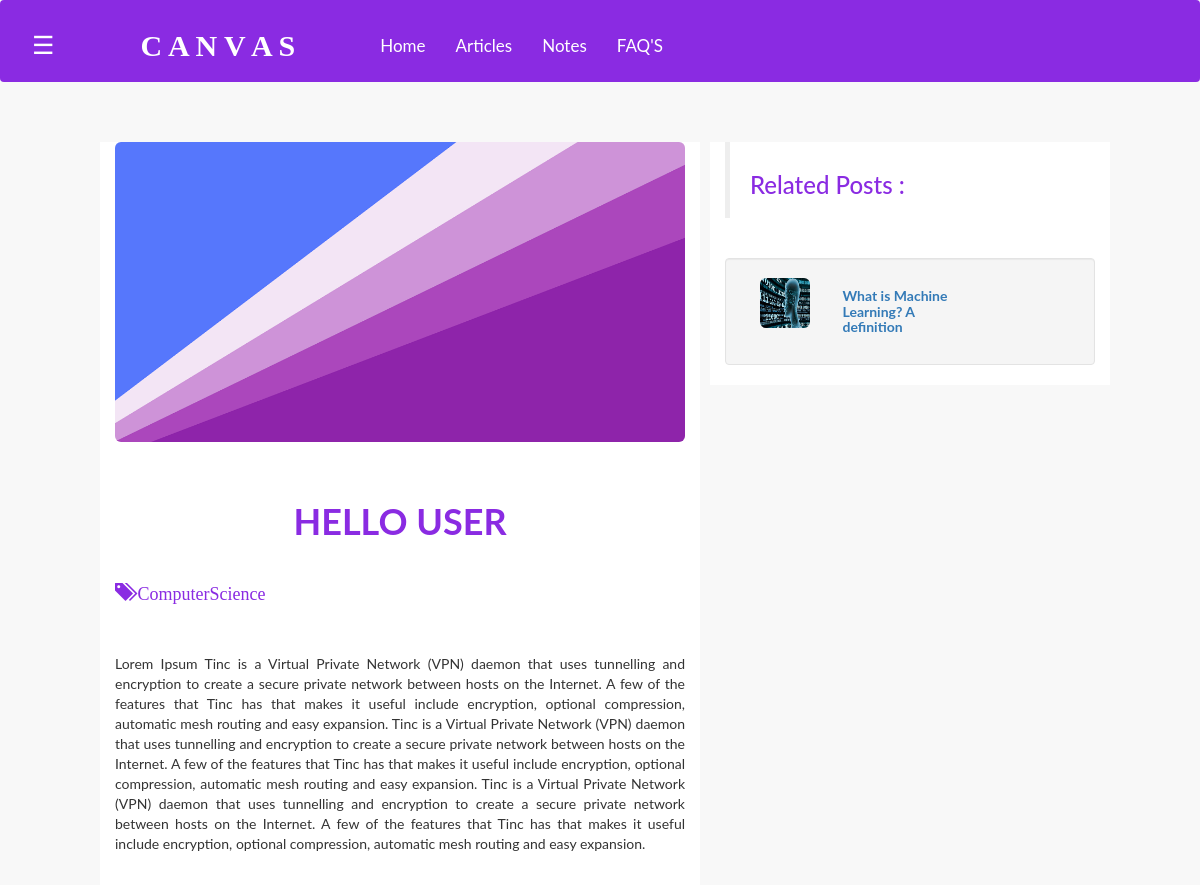
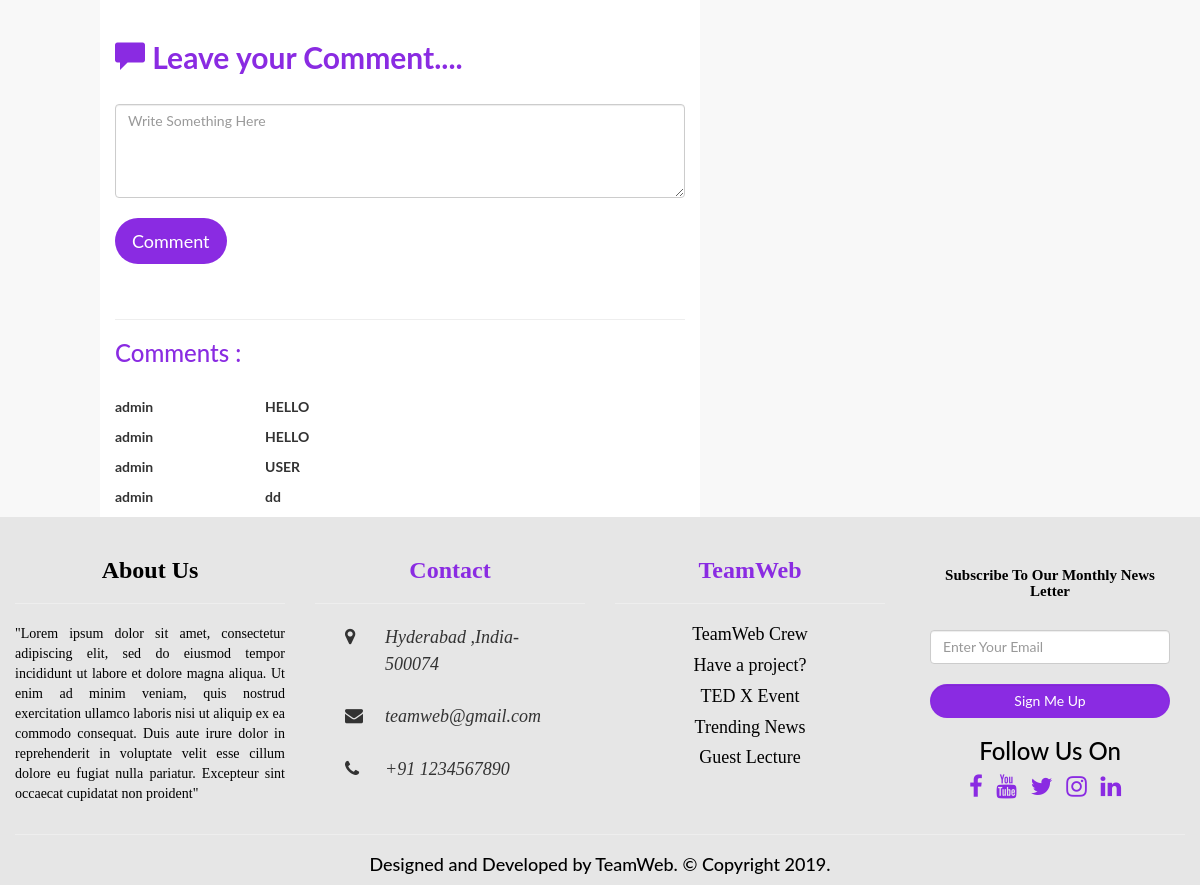
/db.php?val=1 (signed in), run on the app's committed database (2 pictures, top to bottom).
### tables this page shows
CREATE TABLE `articles` (
  `aid` int(11) NOT NULL,
  `posted` varchar(45) NOT NULL,
  `head` varchar(100) NOT NULL,
  `description` text NOT NULL,
  `uid` int(11) NOT NULL,
  `category` varchar(56) NOT NULL,
  `articleimg` varchar(400) NOT NULL,
  `date` datetime NOT NULL DEFAULT CURRENT_TIMESTAMP
);

CREATE TABLE `comments` (
  `cid` int(11) NOT NULL,
  `uid` int(11) NOT NULL,
  `comment` varchar(500) NOT NULL,
  `aid` int(11) NOT NULL
);

### post.php (the view, shortened to what this page needs)
<?php include 'header.php';
$qu="SELECT * FROM articles where aid=$r";
$exe=mysqli_query($con,$qu);
$fire=mysqli_fetch_array($exe);
$s="SELECT * FROM articles where category='".$fire['category']."' and aid !=$r";
$er=mysqli_query($con,$s);
$comm="SELECT * FROM comments c inner join articles a on c.uid=a.uid and c.aid=a.aid and a.aid=$r";
$res=mysqli_query($con,$comm);
?>
<html lang="en">
<head>
</head>
<body style="background-color: #f8f8f8">
	<br><br>
<div class="col-lg-6 col-lg-offset-1" style="background-color: #ffff">
	<img src="<?php echo $fire['articleimg'];?>" class="img-responsive img-rounded cx">
	<br><br>
	<article>
	<h1 class="text-center"><strong><?php echo $fire['head'];?></strong></h1>
	<br>
	<h4 style="font-family: cursive;"><p><strong><span class="glyphicon glyphicon-tags"></span></strong> <?php echo $fire['category'];?></p></h4>
	<br><br>
	<p class="text-justify"><?php echo $fire['description'];?></p>
	<br><br>
	<h2><strong><span class="glyphicon glyphicon-comment"></span>    Leave your Comment....</strong></h2>
	<br>
	<form class="form-group" method="POST" action="db.php?sv=<?php echo $fire['aid'];?>">
	<textarea class="form-control" name="abc" rows=4 placeholder="Write Something Here"></textarea>
<br>
<input type="submit" class="btn btn-lg" value="Comment">
</form>
<br><hr>
<h3>Comments  :</h3>
<br>
<?php
foreach($res as $row)
{?>
<div class="row">
	<div class="col-lg-3">
	<p><strong><?php  echo $row['posted']; ?></strong></p>
	</div>
	<div class="col-lg-9">
	<p><strong><?php  echo $row['comment']; ?></strong></p>
	</div>
</div>
<?php
}
?>
</article>
	</div>
	<div class="col-lg-4 " style="background-color:#fff; margin-left:10px">
<blockquote><h3>Related Posts :</h3></blockquote>
<br>
<?php
foreach($er as $row)
{?>
<div class="col-lg-12 za well">
<div class="col-lg-3">
	<img src="<?php echo $row['articleimg'];?>" class="img-responsive img-rounded aa">
</div>
<div class="col-lg-6">
	<a href="db.php?val=<?php echo $row['aid']; ?>"><h5><strong><?php echo $row['head']?></h5></strong></a>
</div>
</div>
<br><hr>
<?php
}
?>
<br>
</div>
<br>
<?php include 'footer.php';?>
</body>
</html>

### db.php (shortened to what this page needs)
<?php
$con=mysqli_connect('localhost','root','','uploadf');
if(isset($_POST['file']))
{
		if(isset($_POST['select2'])&&isset($_POST['select1'])&&isset($_POST['select12']))
		{
					$des='images/'.basename($_FILES['filew']['name']);
					              $imgtype = strtolower(pathinfo($des,PATHINFO_EXTENSION));
					                   $cat=$_POST['select12'];
										$cat1=$_POST['select1'];
										$cat2=$_POST['select2'];
				move_uploaded_file($_FILES['filew']['tmp_name'], $des);
					$t=$_SESSION['id'];
					$sql1="INSERT into files(name,type,uid,category,ys,branch) values('$des','$imgtype',$t,'$cat','$cat2','$cat1')";
						$res1=mysqli_query($con,$sql1);
						require 'notesindex.php';
					}
					else{
							header("Location:notesindex.php?var=PLEASE SELECT ALL THE CATEGORY**");
						}
}
				elseif(isset($_GET['notes'])){
						require 'notesindex.php';
}
elseif(isset($_GET['art']))
{
require 'post_article.php';
}
elseif (isset($_GET['show'])) {
	$r=$_GET['show'];
	$sql="select * from files where category='$r'";
	$res=mysqli_query($con,$sql);
	require 'categorywise.php';
       }
       elseif (isset($_POST['sort'])) {
	$text=$_POST['search'];
	$sql="select * from files where name like '%$text%'or branch like '%$text%' or category like '%$text%' or ys like '%$text%'  ";
	$res1=mysqli_query($con,$sql);
	if($res1)
		require 'notesindex.php';
}
elseif(isset($_GET['a']))
{
	require 'article.php';
}
elseif(isset($_GET['faq']))
{
	require 'faq.php';
}
elseif(isset($_GET['home']))
{
	require 'index.php';
}
elseif(isset($_GET['notep']))
{
	header('Location:index.php?msg=Log in to View Notes');
	exit;
}
elseif(isset($_GET['val']))
{
	if(isset($_SESSION['id']))
	{
		$r=$_GET['val'];
	   require 'post.php';
	}
	else{
		header('location:index.php?msg=You must login to View Articles');
	    exit(0);
	}
}
elseif(isset($_GET['vs']))
{
	require 'vs.php';
}
elseif(isset($_GET['nvs']))
{
	require 'nvs.php';
}
elseif(isset($_GET['vt']))
{
	require 'vt.php';
}
elseif(isset($_GET['nvt']))
{
	require 'nvt.php';
}
elseif(isset($_GET['acc']))
{
	require 'profile.php';
}
elseif(isset($_GET['chat']))
{
	require 'chat.php';
}
elseif(isset($_GET['compose'])||isset($_GET['msg']))
{
	require 'compose.php';
}
elseif(isset($_GET['inbox']))
{
	require 'inbox.php';
}
elseif(isset($_GET['sent']))
{
	require 'sent.php';
}
elseif(isset($_GET['question']))
{
	$_SESSION['qid']=$_GET['question'];
	require 'question.php';
}
?>

### header.php (shortened to what this page needs)
<!doctype html>
<html lang="en">
<head>
	<link rel="stylesheet" type="text/css" href="C:\xampp\htdocs\college\css\bootstrap.css">
	<link rel="stylesheet" type="text/css" href="C:\xampp\htdocs\college\css\bootstrap.min.css">
	<link rel="stylesheet" href="https://maxcdn.bootstrapcdn.com/bootstrap/3.4.0/css/bootstrap.min.css">
	<link rel="stylesheet" href="https://cdnjs.cloudflare.com/ajax/libs/font-awesome/4.7.0/css/font-awesome.min.css">
</head>
<body>
	<nav class="navbar">
	  <div class="container-fluid">
		<div class="navbar-brand navbar-header">
			<?php
				if(isset($_SESSION['id']))
				{
			        echo '<div id="main">
						<span style="font-size:25px;cursor:pointer" onclick="openNav()">&#9776; </span>';
						if($_SESSION['role']=='admin')
						{
						include 'admin_header.php';
				    	}
				    	elseif($_SESSION['role']=='teacher')
				    	{
				    		include 'mem_head.php';
				    	}
				    	else
				    	{
				    		include 'stud_header.php';
				    	}
				    echo'</div>';
				}
			?>
		</div>
		<br>
		<div class="navbar-header">
			<p class="navbar-brand" style="font-family:Bahnschrift Light"><strong>C A N V A S</strong></p>
		</div>
		<ul class="nav navbar-nav">
		  <li class="<?php $t=isset($_GET['home'])?'active':''; echo $t;?>"><a href="db.php?home=1" id='c'>Home</a></li>
		  <li class="<?php $t=isset($_GET['a'])?'active':''; echo $t;?>"><a href="db.php?a=1" id='c'>Articles</a></li>
		  <li class="<?php $t=isset($_GET['notes'])?'active right':'right'; echo $t;?>"><a href="<?php $e=isset($_SESSION['id'])?'db.php?notes=1':'db.php?notep=1'; echo $e;?>" id="c">Notes</a></li>
		  <li class="<?php $t=isset($_GET['faq'])?'active':''; echo $t;?>"><a href="db.php?faq=1" id='c'>FAQ'S</a></li>
		</ul>
	  </div>
	</nav>
</body>

### admin_header.php (shortened to what this page needs)
<!DOCTYPE html>
<html>
<head>
</head>
<body>
</body>
</html>

### footer.php (shortened to what this page needs)
<footer>
	<div class="col-lg-12 cont">
		<div class="row">
			<div class="col-lg-3">
				<br>
				<h3 class="text-center text"><strong>About Us</strong></h3>
				<hr>
				<p class="text-justify text">"Lorem ipsum dolor sit amet, consectetur adipiscing elit, sed do eiusmod tempor incididunt ut labore et dolore magna aliqua. Ut enim ad minim veniam, quis nostrud exercitation ullamco laboris nisi ut aliquip ex ea commodo consequat. Duis aute irure dolor in reprehenderit in voluptate velit esse cillum dolore eu fugiat nulla pariatur. Excepteur sint occaecat cupidatat non proident"</p>
			</div>
			<div class="col-lg-3">
				<br>
				<h3 style="font-family:Bahnschrift Light; text-align:center"><strong>Contact</strong></h3>
				<hr>
				<div style="font-size:18px">
					<div class="container-fluid">
						<div class="col-lg-2">
							<i class="fa fa-map-marker"></i>
						</div>
						<div class="col-lg-10">
							<i style="font-family:Bahnschrift Light">Hyderabad ,India-500074</i>
						</div>
					</div>
				<br>
					<div class="container-fluid">
						<div class="col-lg-2">
							<i class="fa fa-envelope"></i>
						</div>
						<div class="col-lg-10">
							<i style="font-family:Bahnschrift Light">teamweb@gmail.com</i>
						</div>
					</div>
				<br>
					<div class="container-fluid">
						<div class="col-lg-2">
							<i class="fa fa-phone"></i>
						</div>
						<div class="col-lg-10">
							<i style="font-family:Bahnschrift Light">+91 1234567890</i>
						</div>
					</div>
				</div>
			</div>
			<div class="col-lg-3">
				<br>
				<h3 style="font-family:Bahnschrift Light; text-align:center"><strong>TeamWeb</strong></h3>
				<hr>
				<h4 class="footer_list"><a href="#">TeamWeb Crew</a></h4>
				<h4 class="footer_list"><a href="#">Have a project?</a></h4>
				<h4 class="footer_list"><a href="#">TED X Event</a></h4>
				<h4 class="footer_list"><a href="#">Trending News</a></h4>
				<h4 class="footer_list"><a href="#">Guest Lecture</a></h4>
			</div>
			<div class="col-lg-3 subscribe">
				<div class="col-lg-12">
					<h2 id="news"><strong>Subscribe To Our Monthly News Letter</strong></h2>
					<br>
					<form class="form-vertical" action="db.php" method="post">
						<input type="email" name="emails" class="form-control" placeholder="Enter Your Email" required>
						<br>
						<input type="submit" class="btn btn_web form-control" value="Sign Me Up" name="subscribe" onclick="r()">
					</form>
					<div class="text-center col-lg-12">
						<h3 style="color:black">Follow Us On</h3>
						<a href="https://www.facebook.com" target="_blank" style="color:#8a2be2"><i class="fa fa-facebook icon"></i></a>
						<a href="https://www.youtube.com/channel/UCF70NDTnxwcBrAKoWsjicug?view_as=subscriber" target="_blank" style="color:#8a2be2"><i class="fa fa-youtube icon"></i></a>
						<a href="#" style="color:#8a2be2"><i class="fa fa-twitter icon"></i></a>
						<a href="#" style="color:#8a2be2"><i class="fa fa-instagram icon"></i></a>
						<a href="#" style="color:#8a2be2"><i class="fa fa-linkedin icon"></i></a>
					</div>
				</div>
			</div>
		</div>
		<hr>
		<h4 align="center" style="color:black">Designed and Developed by TeamWeb. © Copyright 2019.</h4>
	</div>
</footer>

### header.php (style rules this page uses)
.footer_list { text-align:center; }
.footer_list a { font-family:Bahnschrift Light; color:#000000; text-decoration:none; }
.cont { background-color:#e6e6e6; background-size:cover; background-position:center; }
.text { color:black; font-family:Bahnschrift Light; }
.subscribe { padding-top:30px; }
#news { font-family:Bahnschrift Light; text-align:center; font-size:15px; color:#000000; }
.icon { font-size:24px; padding-right:10px; }
.btn_web { border-radius:30px; background-color:#8a2be2; color:white; }
.navbar { background-color:#8a2be2; }
.navbar-brand { color:white; font-size:30px; padding-right:70px; }
.nav.navbar-nav a { font-size:17px; color:white; }

### admin_header.php (style rules this page uses)
body { font-family: "Lato", sans-serif; }
#main { transition: margin-left .5s; padding: 16px; }

### post.php (style rules this page uses)
.btn { border-radius:30px; background-color:#8a2be2; color:white; }
h1,h4,h2,h3 { color: #8a2be2; }
.cx { width:600px; height:300px; }
.aa { width: 50px; height: 50px; }
.za { transition: transform .2s; }

### data on the page
articles: articleimg (picture), head "HELLO USER", category "ComputerScience", description "Lorem Ipsum Tinc is a Virtual Private Network (VPN) daemon that uses tunnelling and encryption to create a secure private network between hosts on the Internet. A few of the features that Tinc has that makes it useful include encryption, optional compression, automatic mesh routing and easy expansion. Tinc is a Virtual Private Network (VPN) daemon that uses tunnelling and encryption to create a secure private network between hosts on the Internet. A few of the features that Tinc has that makes it useful include encryption, optional compression, automatic mesh routing and easy expansion. Tinc is a Virtual Private Network (VPN) daemon that uses tunnelling and encryption to create a secure…"
comments: aid.posted "admin", comment "HELLO"
comments: aid.posted "admin", comment "HELLO"
comments: aid.posted "admin", comment "USER"
comments: aid.posted "admin", comment "dd"
articles: articleimg (picture), head "What is Machine Learning? A definition"
